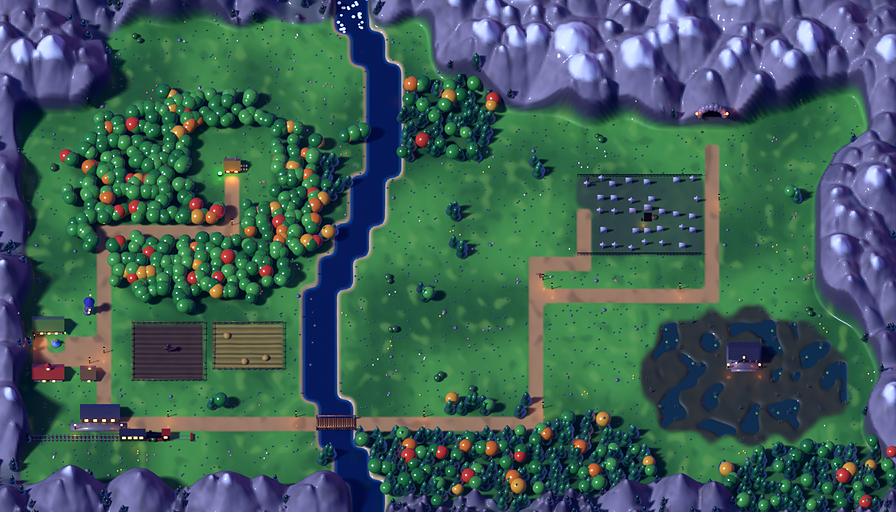
#> input picture img/umland3d.png, 896 x 512 px
$ python pack_umland.py ../../img/umland3d.png ../../img/umland3d.png ../../img/umland3d.png ../../img/umland3d.png
#> lines starting #> are read from the running program, lines starting #| are printed output that depends on the picture
# Die Grafschaft Krat aus umland_bl.py (Render in doppelter Größe) auf 896×512 bringen (16 px je Kachel), nachts abgestimmt:
# etwas mehr Kontrast, kühle Schatten, warme Lichter bleiben warm. Optional die Lichtpunkte (lights.json aus umland_bl.py) in
# js/umland.js eintragen. python pack_umland.py <render.png> <img/umland3d.png> [lights.json js/umland.js]
import sys, json, re
from PIL import Image, ImageEnhance, ImageFilter
src, dst = sys.argv[1:3]
im = Image.open(src).convert('RGB')
#> im is the input picture: PIL image 896x512 RGB; mean R, G, B 62.3, 93.6, 88.3
im = im.resize((896, 512), Image.LANCZOS)
im = im.filter(ImageFilter.UnsharpMask(radius=1.0, percent=45, threshold=2))
im = ImageEnhance.Contrast(im).enhance(1.12)
im = ImageEnhance.Color(im).enhance(1.12)
r, g, b = im.split()   # kühle Schatten: in dunklen Bereichen etwas Blau dazu
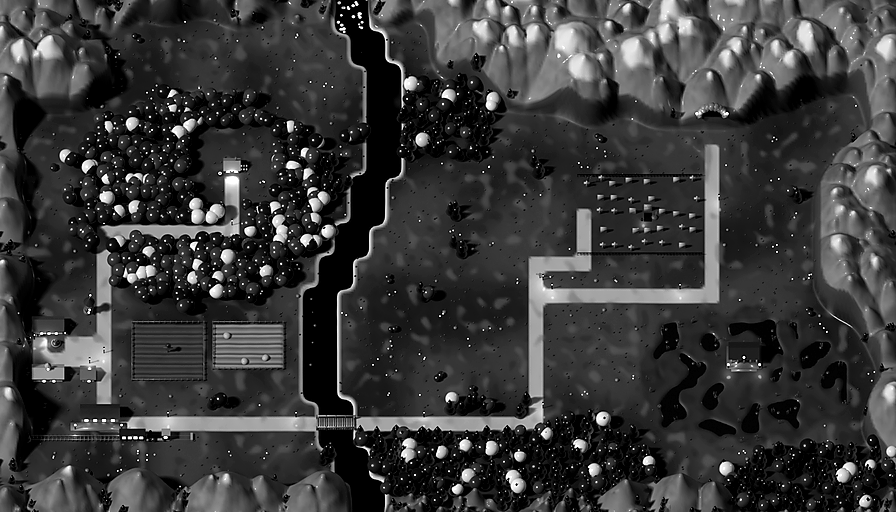
#> r: PIL image 896x512 L; min 0, max 255, mean 56.9
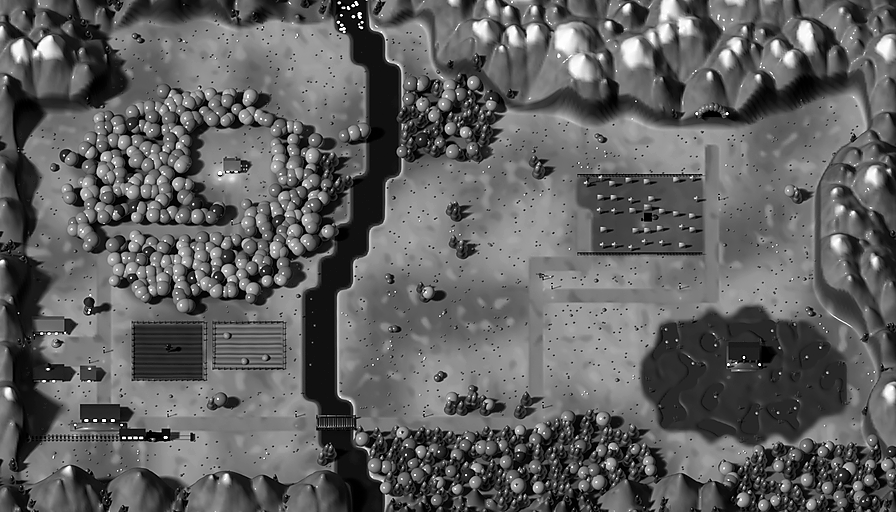
#> g: PIL image 896x512 L; min 0, max 255, mean 95.2
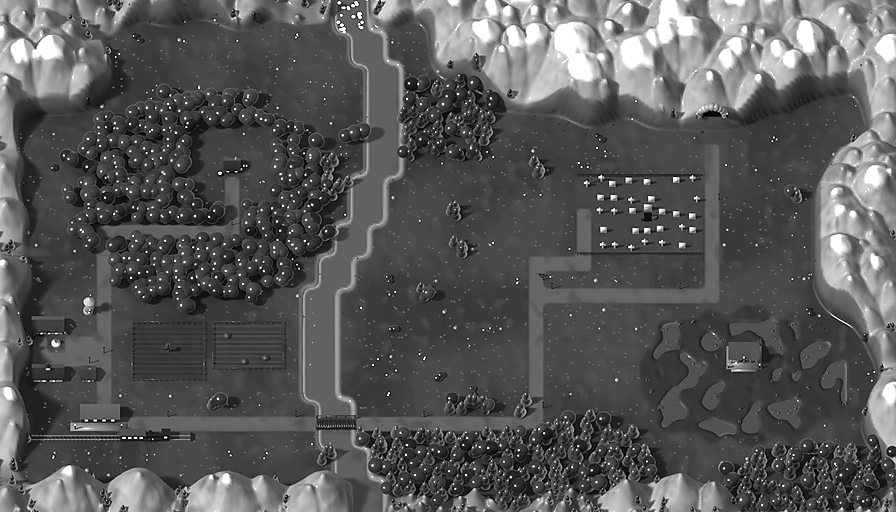
#> b: PIL image 896x512 L; min 0, max 255, mean 88.1
b = Image.eval(b, lambda v: min(255, int(v + 10 * (1 - v / 255) ** 2)))
im = Image.merge('RGB', (r, g, b))
im.save(dst, optimize=True)
print('gepackt', im.size)
#| gepackt (896, 512)
if len(sys.argv) > 4:
#> (the run stopped early here; a loop or call above may not have finished)

$ run again, with img/bude3d.png copied over img/umland3d.png
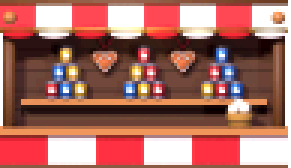
#> input picture img/bude3d.png, 97 x 56 px (shown 3 times larger)
#> `r, g, b = im.split()`:
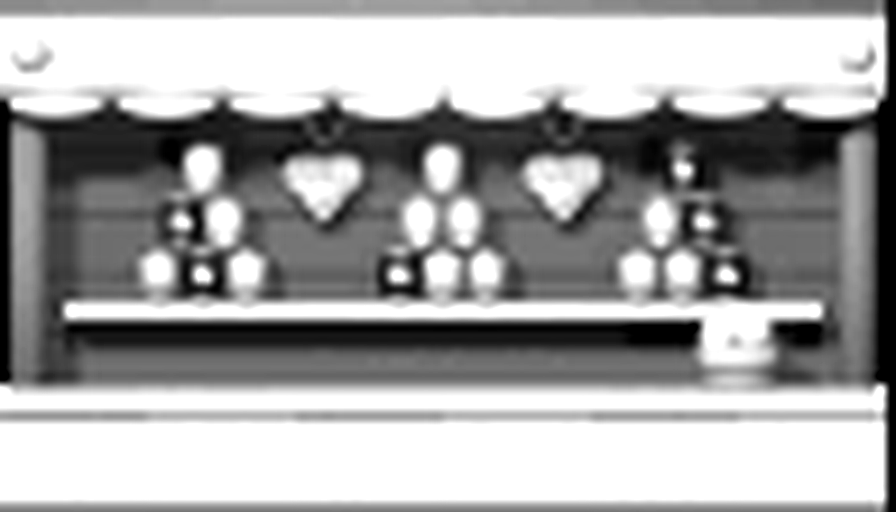
#> r: PIL image 896x512 L; min 0, max 255, mean 163.9
#> `r, g, b = im.split()`:
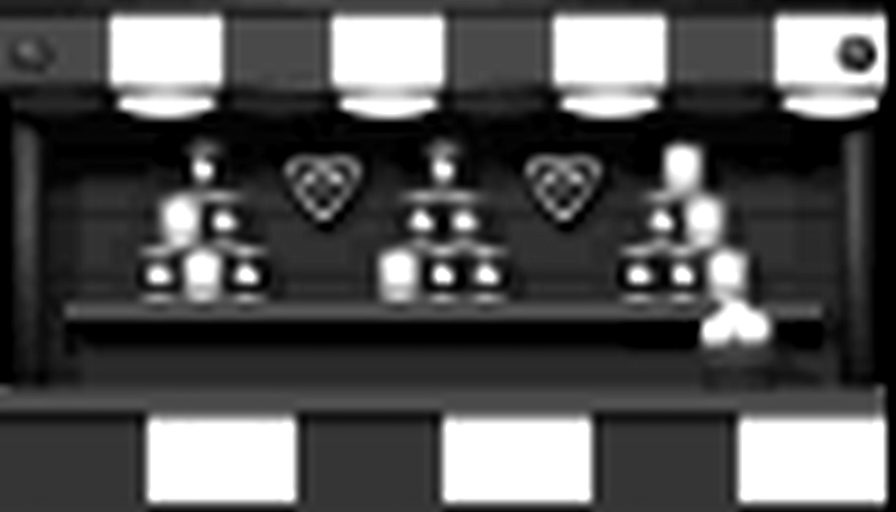
#> b: PIL image 896x512 L; min 0, max 255, mean 83.9
#| gepackt (896, 512)
